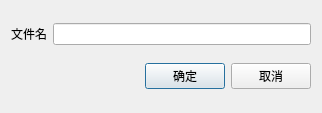
<?xml version="1.0" encoding="UTF-8"?>
<ui version="4.0">
 <class>labelprint_design_save_dialog</class>
 <widget class="QDialog" name="labelprint_design_save_dialog">
  <property name="geometry">
   <rect>
    <x>0</x>
    <y>0</y>
    <width>322</width>
    <height>113</height>
   </rect>
  </property>
  <property name="windowTitle">
   <string>Dialog</string>
  </property>
  <property name="outer_stylesheet" stdset="0">
   <string>dialog_hasborder</string>
  </property>
  <layout class="QVBoxLayout" name="verticalLayout">
   <item>
    <layout class="QHBoxLayout" name="horizontalLayout_2">
     <item>
      <widget class="QLabel" name="label_path_2">
       <property name="text">
        <string>文件名</string>
       </property>
       <property name="alignment">
        <set>Qt::AlignRight|Qt::AlignTrailing|Qt::AlignVCenter</set>
       </property>
      </widget>
     </item>
     <item>
      <widget class="QLineEdit" name="lineEdit_filename"/>
     </item>
    </layout>
   </item>
   <item>
    <layout class="QHBoxLayout" name="horizontalLayout">
     <item>
      <spacer name="horizontalSpacer">
       <property name="orientation">
        <enum>Qt::Horizontal</enum>
       </property>
       <property name="sizeHint" stdset="0">
        <size>
         <width>40</width>
         <height>20</height>
        </size>
       </property>
      </spacer>
     </item>
     <item>
      <widget class="lds_toolbar_button_nowrap" name="pushButton_ok">
       <property name="text">
        <string>确定</string>
       </property>
       <property name="icon">
        <iconset resource="peripheral.qrc">
         <normaloff>:/image/ok.png</normaloff>:/image/ok.png</iconset>
       </property>
      </widget>
     </item>
     <item>
      <widget class="lds_toolbar_button_nowrap" name="pushButton_cancel">
       <property name="text">
        <string>取消</string>
       </property>
       <property name="icon">
        <iconset resource="peripheral.qrc">
         <normaloff>:/image/exit.png</normaloff>:/image/exit.png</iconset>
       </property>
      </widget>
     </item>
    </layout>
   </item>
  </layout>
 </widget>
 <customwidgets>
  <customwidget>
   <class>lds_toolbar_button_nowrap</class>
   <extends>QPushButton</extends>
   <header>lds_toolbar_button_nowrap.h</header>
  </customwidget>
 </customwidgets>
 <resources>
  <include location="peripheral.qrc"/>
 </resources>
 <connections>
  <connection>
   <sender>pushButton_ok</sender>
   <signal>clicked()</signal>
   <receiver>labelprint_design_save_dialog</receiver>
   <slot>accept()</slot>
   <hints>
    <hint type="sourcelabel">
     <x>173</x>
     <y>83</y>
    </hint>
    <hint type="destinationlabel">
     <x>81</x>
     <y>102</y>
    </hint>
   </hints>
  </connection>
  <connection>
   <sender>pushButton_cancel</sender>
   <signal>clicked()</signal>
   <receiver>labelprint_design_save_dialog</receiver>
   <slot>reject()</slot>
   <hints>
    <hint type="sourcelabel">
     <x>272</x>
     <y>80</y>
    </hint>
    <hint type="destinationlabel">
     <x>64</x>
     <y>57</y>
    </hint>
   </hints>
  </connection>
 </connections>
</ui>
